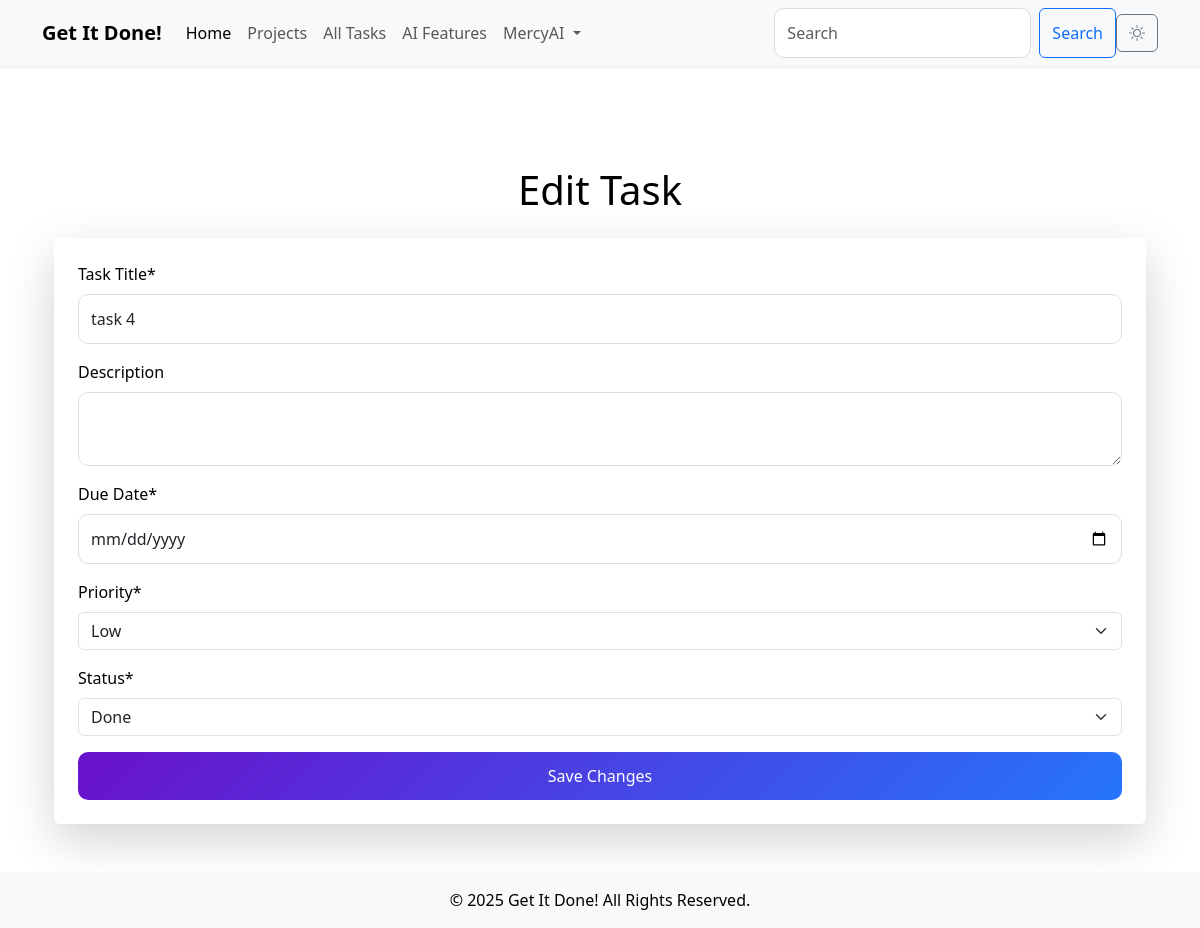
The app's page /edit_task/9 (signed in) with its own data.
### models.py (models this page shows, shortened)
class User(db.Model, UserMixin):
    id = db.Column(db.Integer, primary_key=True)
    username = db.Column(db.String(80), unique=True, nullable=False)
    email = db.Column(db.String(120), unique=True, nullable=False, index=True)
    password = db.Column(db.String(200), nullable=False)
    created_at = db.Column(db.DateTime, default=db.func.current_timestamp())
    updated_at = db.Column(db.DateTime, default=db.func.current_timestamp(), onupdate=db.func.current_timestamp())
    tasks = db.relationship('Task', backref='user', lazy='select')

class Task(db.Model):
    id = db.Column(db.Integer, primary_key=True)
    title = db.Column(db.String(200), nullable=False)
    description = db.Column(db.Text, nullable=True)
    due_date = db.Column(db.DateTime, nullable=True)
    created_at = db.Column(db.DateTime, default=db.func.current_timestamp())
    updated_at = db.Column(db.DateTime, default=db.func.current_timestamp(), onupdate=db.func.current_timestamp())
    priority = db.Column(Enum(PriorityLevel), nullable=False)
    status = db.Column(Enum(TaskStatus), nullable=False)
    deleted_at = db.Column(db.DateTime, nullable=True)
    user_id = db.Column(db.Integer, db.ForeignKey('user.id'), nullable=False, index=True)
    project_id = db.Column(db.Integer, db.ForeignKey('project.id'), nullable=True, index=True)  # Link to Project

### main.py (the view, shortened to what this page needs)
@app.route('/edit_task/<int:task_id>', methods=['GET', 'POST'])
@login_required
def edit_task(task_id):
    form = BaseForm()
    task = Task.query.get_or_404(task_id)
    if task.user_id != current_user.id:
        flash("You don't have permission to edit this task.", 'danger')
        return redirect(url_for('index'))
    priorities = list(PriorityLevel)
    statuses = list(TaskStatus)
    return render_template('edit_task.html', form=form, task=task, priorities=priorities, statuses=statuses)

### main.py
class BaseForm(FlaskForm):
    pass    #Create an instance of the form class in every route that requires CSRF protection ie form = BaseForm()

### main.py (called while the page is built)
@login_manager.user_loader
def load_user(user_id):
    return User.query.get(int(user_id))

### templates/edit_task.html (shortened to what this page needs)
{% extends 'base.html' %}
{% block content %}
<div class="container mt-5">
    <h1 class="text-center mb-4">Edit Task</h1>
    <form method="POST" action="{{ url_for('edit_task', task_id=task.id) }}" class="shadow-lg p-4 bg-white rounded">
        <div class="form-group mb-3">
            <label for="title" class="form-label">Task Title*</label>
            <input type="text" id="title" name="title" class="form-control" value="{{ task.title }}" required>
        </div>
        <div class="form-group mb-3">
            <label for="description" class="form-label">Description</label>
            <textarea id="description" name="description" class="form-control">{{ task.description }}</textarea>
        </div>
        <div class="form-group mb-3">
            <label for="due_date" class="form-label">Due Date*</label>
            <input type="date" id="due_date" name="due_date" class="form-control" value="{{ task.due_date }}" required>
        </div>
        <div class="form-group mb-3">
            <label for="priority" class="form-label">Priority*</label>
            <select id="priority" name="priority" class="form-select" required>
                {% for priority in priorities %}
                    <option value="{{ priority.value }}" {% if task.priority.value == priority.value %}selected{% endif %}>
                        {{ priority.value }}
                    </option>
                {% endfor %}
            </select>
        </div>
        <div class="form-group mb-3">
            <label for="status" class="form-label">Status*</label>
            <select id="status" name="status" class="form-select" required>
                {% for status in statuses %}
                    <option value="{{ status.value }}" {% if task.status.value == status.value %}selected{% endif %}>
                        {{ status.value }}
                    </option>
                {% endfor %}
            </select>
        </div>
        <button type="submit" class="btn btn-primary w-100">Save Changes</button>
    </form>
</div>
{% endblock %}

### templates/base.html (shortened to what this page needs)
<!DOCTYPE html>
<html lang="en">
<head>
    <link href="https://cdn.jsdelivr.net/npm/bootstrap@5.3.0/dist/css/bootstrap.min.css" rel="stylesheet">
    <link rel="stylesheet" href="{{ url_for('static', filename='css/style.css') }}">
    <link rel="stylesheet" href="https://cdnjs.cloudflare.com/ajax/libs/font-awesome/6.0.0-beta3/css/all.min.css">
    <link rel="stylesheet" href="https://cdn.jsdelivr.net/npm/bootstrap-icons@1.5.0/font/bootstrap-icons.css">
</head>
<body class="d-flex flex-column min-vh-100">
    <nav class="navbar navbar-expand-lg navbar-light bg-light fixed-top shadow-sm">
        <div class="container">
            <a class="navbar-brand fw-bold" href="{{ url_for('index') }}">Get It Done!</a>
            <div class="collapse navbar-collapse" id="navbarNav">
                <ul class="navbar-nav me-auto">
                    <li class="nav-item">
                        <a class="nav-link active" href="{{ url_for('index') }}">Home</a>
                    </li>
                    <li class="nav-item">
                        <a class="nav-link" href="{{ url_for('projects') }}">Projects</a>
                    </li>
                    <li class="nav-item">
                        <a class="nav-link" href="{{ url_for('tasks') }}">All Tasks</a>
                    </li>
                    <li class="nav-item">
                        <a class="nav-link" href="{{ url_for('ai') }}">AI Features</a>
                    </li>
                    {% if current_user.is_authenticated %}
                    <li class="nav-item dropdown">
                        <a class="nav-link dropdown-toggle" href="#" id="userDropdown" role="button" data-bs-toggle="dropdown" aria-expanded="false">
                            {{ current_user.username }}
                        </a>
                    </li>
                    {% endif %}
                </ul>
                <form class="d-flex ms-auto">
                    <input class="form-control me-2" type="search" placeholder="Search" aria-label="Search">
                    <button class="btn btn-outline-primary" type="submit">Search</button>
                </form>
            </div>
            <button id="theme-toggle" class="btn btn-outline-secondary">
                <i id="theme-icon" class="bi bi-sun"></i>
            </button>
        </div>
    </nav>
    <main class="container my-5 flex-grow-1">
        {% block content %}{% endblock %}
    </main>
    <footer class="bg-light text-center py-3 mt-auto">
        <p class="mb-0">© 2025 Get It Done! All Rights Reserved.</p>
    </footer>
</body>
</html>

### static/css/style.css (style rules this page uses)
body { background-color: #ffffff; color: #000000; padding-top: 70px; transition: background-color 0.3s, color 0.3s; }
.btn { transition: background-color 0.3s, color 0.3s; }
.form-control { border-radius: 10px; padding: 0.75rem; font-size: 1rem; border: 1px solid #ddd; }
.btn-primary { background: linear-gradient(135deg, #6a11cb, #2575fc); border: none; padding: 0.75rem; font-size: 1rem; border-radius: 10px; width: 100%; transition: all 0.3s ease; }
.btn-primary { background: linear-gradient(135deg, #6a11cb, #2575fc); border: none; color: #fff; padding: 0.75rem; font-size: 1rem; border-radius: 10px; transition: all 0.3s ease; }
.btn-primary { background: linear-gradient(135deg, #6a11cb, #2575fc); border: none; transition: all 0.3s ease; }

### records on screen
User: username "MercyAI"
Task: title "task 4", priority "Low", status "Done"
